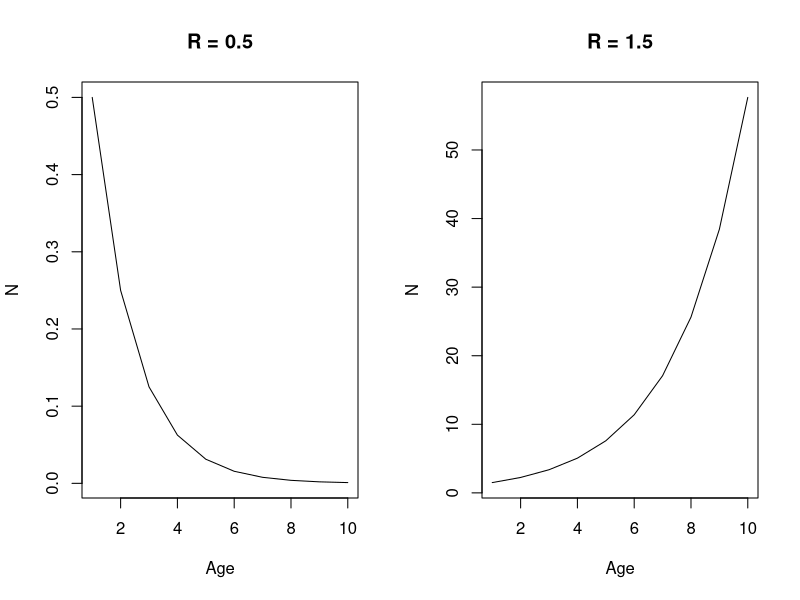
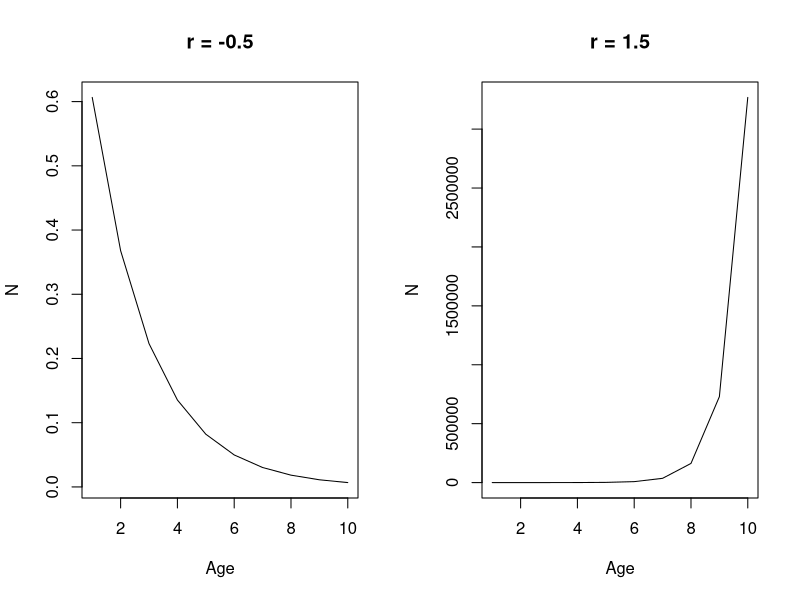
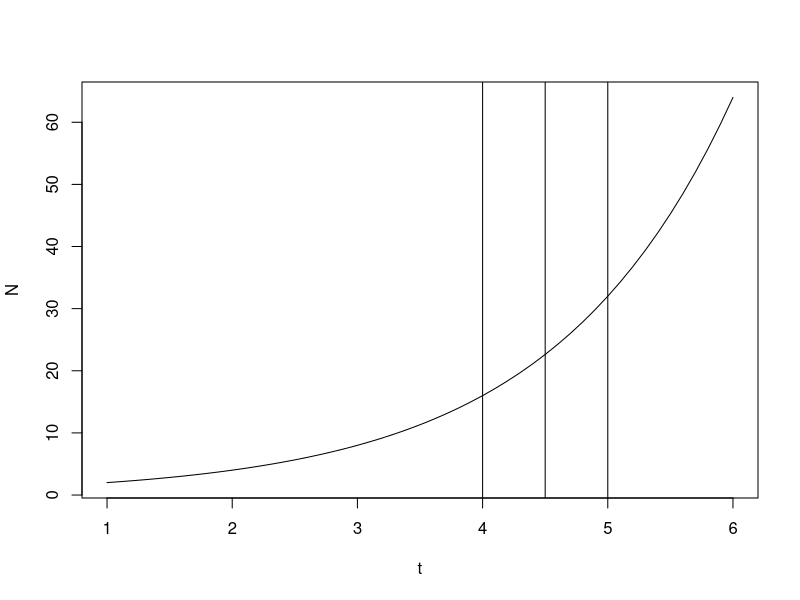
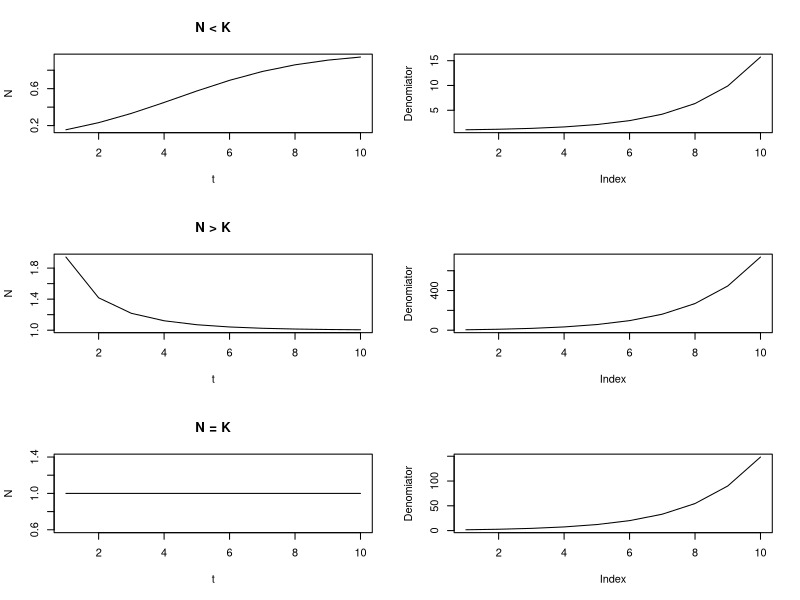
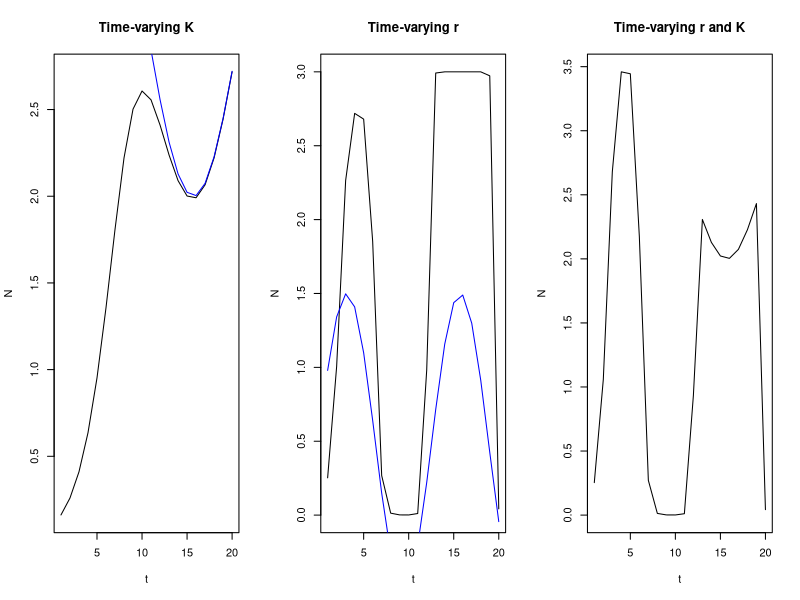
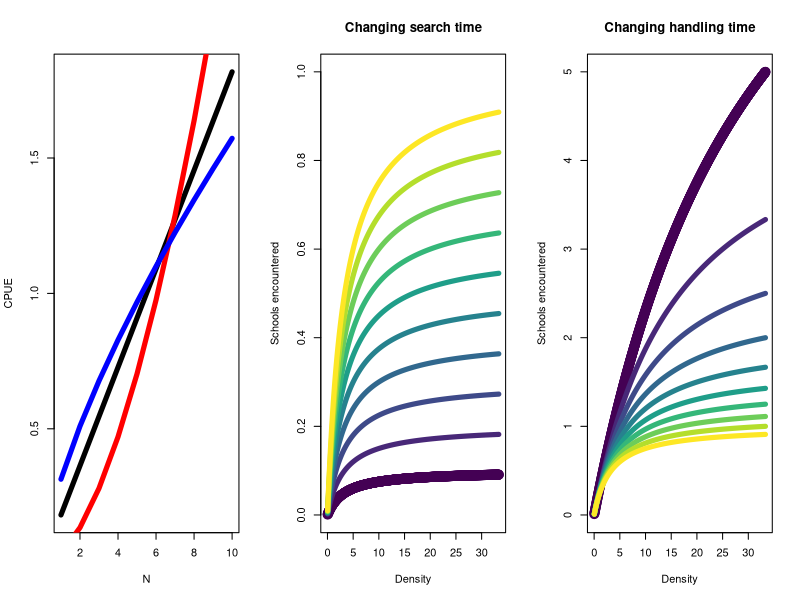
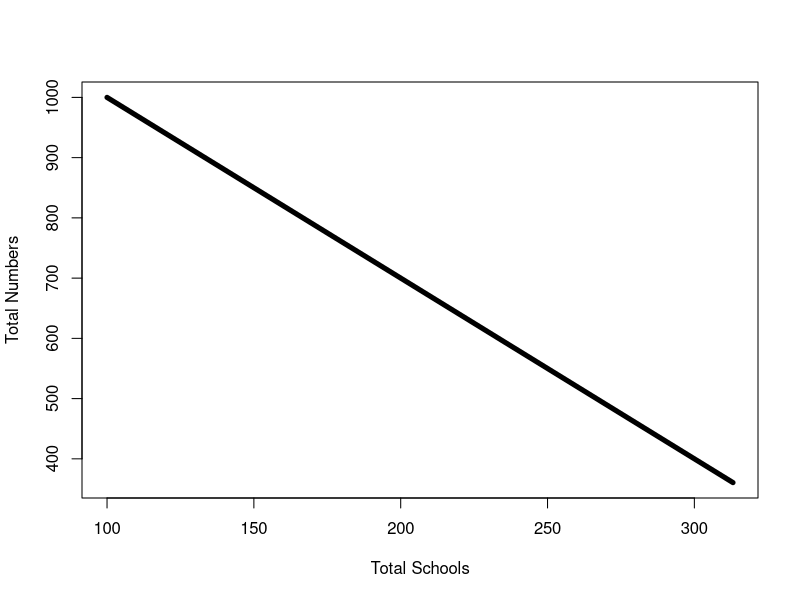
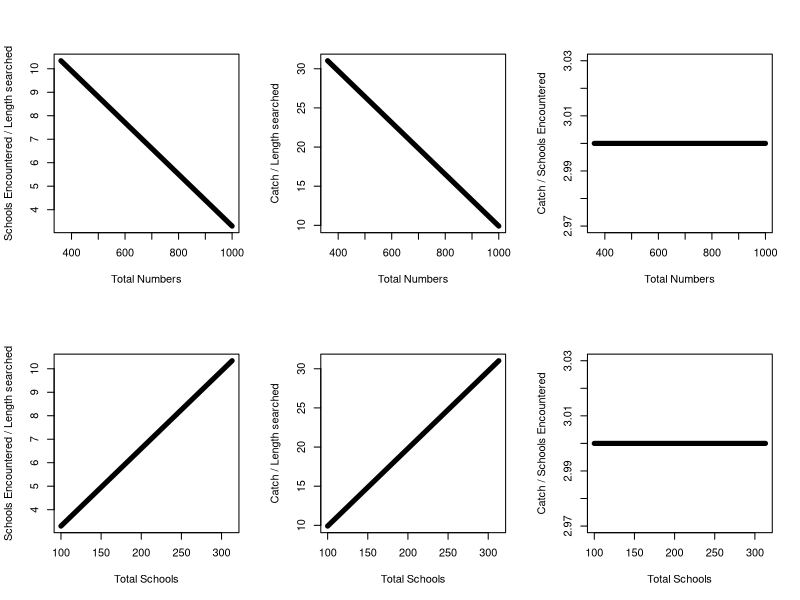

Source code (R) for these figures, in order:
## ---- chunk 1
R_0.5 <- 0.5 # Constant ratio of growth
R_1.5 <- 1.5 # Constant ratio of growth
t <- seq(1,10,1) # time index
N <- 1 # Numbers in time 1

par(mfrow = c(1,2))
plot(N*R_0.5^t, xlab = "Age", ylab = "N", main = "R = 0.5", type = "l")
plot(N*R_1.5^t, xlab = "Age", ylab = "N", main = "R = 1.5", type = "l")
## ---- chunk 2
R_0.5 <- -0.5 # instantaneous rate of growth 
R_1.5 <- 1.5 # instantaneous rate of growth 
t <- seq(1,10,1) # time index
N <- 1 # Numbers in time 1

par(mfrow = c(1,2))
plot(N*exp(R_0.5*t), xlab = "Age", ylab = "N", main = "r = -0.5", type = "l")
plot(N*exp(R_1.5*t), xlab = "Age", ylab = "N", main = "r = 1.5", type = "l")
## ---- chunk 3
N0 <- 1 # start numbers
R <- log(2) # change in growth
t <- seq(1,6, 0.1) # time sequence
par(mfrow = c(1,1))
plot(t, N0 * exp(R * t), type = "l", xlab = "t", ylab = "N")
abline(v = 4)
abline(v = 4.5)
abline(v = 5)
## ---- chunk 4
N01 <- 0.1 # start N
N02 <- 5 # start N
N03 <- 1 # start N
r <- 0.5 # rate of growth
K <- 1 # carrying capacity
t <- seq(1, 10, 1) # time index
par(mfrow = c(3,2))
plot(t, N01 * exp(r * t) / (1 - (N01/K) + (N01/K * exp(r*t))), type = "l", ylab = "N", main = "N < K")
plot((1 - N01/K + N01/K * exp(r*t)), type = "l", ylab = "Denomiator")
plot(t, N02 * exp(r * t) / (1 - (N02/K) + (N02/K * exp(r*t))), type = "l", ylab = "N", main = "N > K")
plot((1 - N02/K + N02/K * exp(r*t)), type = "l", ylab = "Denomiator")
plot(t, N03 * exp(r * t) / (1 - (N03/K) + (N03/K * exp(r*t))), type = "l", ylab = "N", main = "N = K")
plot((1 - N03/K + N03/K * exp(r*t)), type = "l", ylab = "Denomiator")
## ---- chunk 5
N01 <- 0.1
t <- seq(1, 20, 1) # time index
r_constant <- 0.5 # constant rate of growth
r <- sin(0.5 * t) + 0.5 # rate of growth
K <- sin(0.3*t) + 3 # carrying capacity
K_constant <- 3 # constant K

par(mfrow = c(1,3))
plot(t, N01 * exp(r_constant * t) / (1 - (N01/K) + (N01/K * exp(r_constant*t))), type = "l", ylab = "N", main = "Time-varying K")
lines(t, K, col = "blue")
plot(t, N01 * exp(r * t) / (1 - (N01/K_constant) + (N01/K_constant * exp(r*t))), type = "l", ylab = "N", main = "Time-varying r")
lines(t, r, type = "l", col = "blue")
plot(t, N01 * exp(r * t) / (1 - (N01/K) + (N01/K * exp(r*t))), type = "l", ylab = "N", main = "Time-varying r and K")

## ---- chunk 6
q <- 1 # catchability
N <- seq(1, 10, 1) # abundance
E <- 3 # effort
alpha <- 0 # alpha for effort
beta_1 <- 0 # beta for abundance (proportional)
beta_2 <- 0.8 # beta for abundance (hyperdepletion)
beta_3 <- -0.3 # beta for abundance (hyperstable)

CPUE_prop <- (q * E^(alpha) * N^(beta_1)) * N
CPUE_prop <- CPUE_prop / mean(CPUE_prop)
CPUE_hd <- (q * E^(alpha) * N^(beta_2)) * N
CPUE_hd <- CPUE_hd / mean(CPUE_hd)
CPUE_hs <- (q * E^(alpha) * N^(beta_3)) * N
CPUE_hs <- CPUE_hs / mean(CPUE_hs)

plot(N, CPUE_prop, ylab = "CPUE", xlab = "N", type = "l", lwd = 5)
lines(N,CPUE_hd, ylab = "CPUE", xlab = "N", type = "l", col = "red", lwd = 5) 
lines(N, CPUE_hs, ylab = "CPUE", xlab = "N", type = "l", col = "blue", lwd = 5)
## ---- chunk 7
a = 0.3 # search rate
tau_s = seq(0.1, 1, 0.1) # search per unit time
tau_h = 1 # handling per unit time
D = seq(1, 1e3, 1) / 30 # density

col = viridis::viridis(n = length(tau_s))
for(i in 1:length(tau_s)) {
  if(i == 1) plot(D, (a * tau_s[i] * D) / (1 + (a * tau_h * D)), lwd = 5, col = col[i], ylim = c(0,1),
                  xlab = "Density", ylab = "Schools encountered", main = "Changing search time")
  else lines(D, (a * tau_s[i] * D) / (1 + (a * tau_h * D)), lwd = 5, col = col[i])
}
## ---- chunk 8
a = 0.3 # search rate
tau_h = seq(0.1, 1, 0.1) # handling per unit time
tau_s = 1 # search per unit time
D = seq(1, 1e3, 1) / 30 # density
col = viridis::viridis(n = length(tau_h))
for(i in 1:length(tau_h)) {
  if(i == 1) plot(D, (a * tau_s * D) / (1 + (a * tau_h[i] * D)), lwd = 5, col = col[i], ylim = c(0,5),
                  xlab = "Density", ylab = "Schools encountered", main = "Changing handling time")
  else lines(D, (a * tau_s * D) / (1 + (a * tau_h[i] * D)), lwd = 5, col = col[i])
}
## ---- chunk 9
N_1 = 100 # number of schools in pop
S_t = 10 # number of individuals per school
T_1 = N_1 * S_t # number of total individuals
A = 100 # total pop area
L_t = 10 # length searched
Cbar = 3 # number of individuals killed per school encountered
x = 2 # school fragment when encountered
a = b = 0.5 # c(St) relationship encounter parameters
cS_t = a + (b * log(S_t) )# effective area searched
t = seq(1, 5, 1) # time

# set up empty vectors
N_vec = vector() # total number of schools
T_vec = vector() # total individuals
n_vec = vector() # schools encountered
C_vec = vector() # catch 
nL = vector() # schools encountered / length searched
CL = vector() # catch / length searched
Cn = vector() # catch per number of schools encountered

for(i in 1:length(t)) {
  if(i == 1) {
    N_vec[i] = N_1 # total schools
    T_vec[i] = T_1 # total individuals
  } # time i = 1
  
  # population dynamics
  n_vec[i] = ((2 * L_t * cS_t) / A) * N_vec[i] # total number of schools encountered
  C_vec[i] = Cbar * n_vec[i] # total catch
  if(i < length(t))T_vec[i+1] = T_vec[i] - C_vec[i] # total abundance in the next year
  if(i < length(t))N_vec[i+1] = N_vec[i] + (x - 1) * n_vec[i] # update to the number of schools after fragmenting
  
  # cpue measures
  nL[i] = n_vec[i] / L_t
  CL[i] = C_vec[i] / L_t
  Cn[i] = C_vec[i] / n_vec[i]
}

# Relationships between Total Schools and Number of individuals
par(mfrow = c(1,1))
plot(N_vec, T_vec, type = "l", lwd = 5, xlab = "Total Schools", ylab = "Total Numbers" )

# Relationships between CPUE and population vectors
par(mfrow = c(2,3))
plot(T_vec, nL, type = "l", lwd = 5, xlab = "Total Numbers", ylab = "Schools Encountered / Length searched" )
plot(T_vec, CL, type = "l", lwd = 5, xlab = "Total Numbers", ylab = "Catch / Length searched" )
plot(T_vec, Cn, type = "l", lwd = 5, xlab = "Total Numbers", ylab = "Catch / Schools Encountered" )
plot(N_vec, nL, type = "l", lwd = 5, xlab = "Total Schools", ylab = "Schools Encountered / Length searched" )
plot(N_vec, CL, type = "l", lwd = 5, xlab = "Total Schools", ylab = "Catch / Length searched" )
plot(N_vec, Cn, type = "l", lwd = 5, xlab = "Total Schools", ylab = "Catch / Schools Encountered" )

## ---- chunk 10
q_1 = 1 # catchability
E = seq(1, 7, 1) # effort expended
cumsum_E = cumsum(E) # cumulative sum of effort to update q
t = seq(1,length(E),1) # time index
sigma_2 = 0.05 # variance of normal
q_t = vector()

# Change in q over time for a cohort after increased expended total effort
par(mfrow = c(1,2))
for(i in t) q_t[i] = q_1 - sigma_2 * cumsum_E[i]
plot(t, q_t, xlab = "t", ylab = "q", main = "Change in q over time after expended effort", lwd = 5, type = "l")
  
# Change in the pdf of q after expended effort
col = viridis::viridis(n = length(q_t))
curve(dnorm(x, q_t[1], sigma_2), from=-1, to=1, col = col[i], lwd = 5, xlab = "q", ylab = "pdf", main = "Change in pdf of q")
for(i in 2:length(t)) curve(dnorm(x, q_t[i], sigma_2), from=-1, to=1, col = col[i], lwd = 5, xlab = "q", ylab = "pdf", add = TRUE)
## ---- chunk 11
lambda_1 = 1 # lambda to adjust q
q_1 = 1/lambda_1 # catchability
E = seq(1, 7, 1) # effort expended
t = seq(1,length(E),1) # time index
q_t = vector() # q vector
lambda_t = vector() # lambda vector

# initialize 
q_t[1] = q_1
lambda_t[1] = lambda_1
# loop through to calculate quantities
for(i in 2:length(t)) {
  lambda_t[i] = lambda_t[i - 1] + E[i-1]
  q_t[i] = 1/lambda_t[i] 
}

# gear selectivity
sel = 1 / (1 + exp(- 5 * (t - 1)))
par(mfrow = c(1,3))
plot(t, q_t, xlab = "t", ylab = "q", main = "Change in q over time after expended effort", lwd = 5, type = "l")
plot(t, sel, xlab = "t", ylab = "Selectivity", main = "Gear Selectivity", lwd = 5, type = "l")
plot(t, q_t * sel, xlab = "t", ylab = "q * Sel", main = "q * Gear Selectivity", lwd = 5, type = "l")
## ---- chunk 12
m = 25 # maximum productivity
B_inf = 100 # K of biomass
eq_F = seq(0.01, 1, 0.1) # fishing mortality
B_star = B_inf - (B_inf^2/(4*m))*eq_F
plot(eq_F,B_star, xlab = "F", ylab = "B", lwd = 5, type = "l",
     main = "Relationship between equilibrium Biomass and F")
## ---- chunk 13
m = 25 # maximum productivity
B_inf = 100 # K of biomass
B = seq(0, 100) # sequence of B
q = 0.03 # catchability (for effort paramterization)
eq_F = seq(0.01, 4*m/B_inf, length.out = length(B)) # fishing mortality
eq_E = eq_F / q # equilibrium effort
Yield = (((4 * m )/ B_inf )* (1 - (B / B_inf)) * B) # yield 
Yield_wF = B_inf * eq_F - ((B_inf^2) / (4*m)) * eq_F^2 # yield with F
Yield_wE = B_inf * q*eq_E - ((B_inf^2) / (4*m)) * (q*eq_E)^2 # yield with effort

par(mfrow = c(1,3))
plot(B, Yield, type = "l", lwd = 5, xlab = "Biomass", main = "Equilibrium Biomass and Yield")
abline(v = B_inf/2, col = "blue", lwd = 5, lty = 2)

plot(eq_F, Yield_wF, xlab = "F", main = "Equilibrium F and Yield", type = "l", lwd = 5)
abline(v = 2*m/B_inf, col = "blue", lwd = 5, lty = 2)

plot(eq_E, Yield_wE, xlab = "Effort", main = "Equilibrium Effort and Yield", type = "l", lwd = 5)
abline(v = (2*m)/(q*B_inf), col = "blue", lwd = 5, lty = 2)
## ---- chunk 14
m = 25 # maximum productivity
B_inf = 100 # K of biomass
B0 = 30 # virgin biomass
eq_F = seq(0.01, 1.5, 0.1) # fishing mortality
B_star = B_inf - (B_inf^2/(4*m))*eq_F # change in biomass according to equilibrium F
t = seq(0, 30, 1) # time
col = viridis::viridis(n = length(eq_F))

for(i in 1:length(eq_F)) {
  if(i == 1) plot(t, B_star[i] / (1 + ((B_star[i] - B0) / B0) * exp(-(((4*m)/B_inf) - eq_F[i])*t)), 
                  type = "l", ylim = c(0, 100), xlab = "Time", ylab = "Biomass", col = col[i], lwd = 5)
  else lines(t, B_star[i] / (1 + ((B_star[i] - B0) / B0) * exp(-(((4*m)/B_inf) - eq_F[i])*t)), 
                  type = "l", ylim = c(0, 100), xlab = "Time", ylab = "Biomass", col = col[i], lwd = 5)
}
## ---- chunk 15
n = c(0.1, 0.2, 0.5, 0.9, 1.5 , 3, 4) # n parameter to shift curve
B_inf = 100 # b inf
m = 25 # max prod
gamma = (n^(n/(n-1))) / (n-1) # gamma parameter
B = seq(1, 100) # biomass
col = viridis::viridis(n = length(gamma))
for(i in 1:length(col)) {
  if(i == 1) plot(B , gamma[i] * m *(B/B_inf) - (gamma[i] * m *(B/B_inf)^n[i]), type = "l", col = col[i], lwd = 5,
                  ylab = "dP/dt", main = "Change in latent productivity")
  else lines(B , gamma[i] * m *(B/B_inf) - (gamma[i] * m *(B/B_inf)^n[i]), type = "l", col = col[i], lwd = 5,)
}
## ---- chunk 16
m = 25 # maximum productivity
B_inf = 100 # K of biomass
eq_F = seq(0.01, 0.75, 0.05) # fishing mortality
n = c(0.1, 0.2, 0.5, 0.9, 1.5 , 3, 4) # n parameter to shift curve
gamma = (n^(n/(n-1))) / (n-1) # gamma parameter

col = viridis::viridis(n = length(gamma))
for(i in 1:length(col)) {
  if(i == 1) plot(eq_F , B_inf * (1 - (B_inf/(gamma[i]*m))*eq_F)^(1/(n[i]-1)), type = "l", col = col[i], lwd = 5,
                  xlab = "F", ylab = "B", main = "Change in equilibrium biomass")
  else lines(eq_F , B_inf * (1 - (B_inf/(gamma[i]*m))*eq_F)^(1/(n[i]-1)), type = "l", col = col[i], lwd = 5,)
}
## ---- chunk 17
m = 25 # maximum productivity
B_inf = 100 # K of biomass
eq_F = seq(0.01, 5, 0.05) # fishing mortality
n = c(0.1, 0.2, 0.5, 0.7 , 1.75) # n parameter to shift curve
gamma = (n^(n/(n-1))) / (n-1) # gamma parameter

col = viridis::viridis(n = length(gamma))
par(mfrow = c(1,2))
for(i in 1:length(col)) {
  if(i == 1) plot(eq_F , eq_F * B_inf * (1 - (B_inf/(gamma[i]*m))*eq_F)^(1/(n[i]-1)), type = "l", col = col[i], lwd = 5,
                  xlab = "F", ylab = "Yield", main = "Change in equilibrium yield")
  else lines(eq_F , eq_F * B_inf * (1 - (B_inf/(gamma[i]*m))*eq_F)^(1/(n[i]-1)), type = "l", col = col[i], lwd = 5,)
  abline(v = ((n[i]-1)/n[i] )* ((gamma[i] * m) / B_inf), col = col[i], lty = 2, lwd = 3) # fmsy
}

n = seq(0.1, 5, 0.2) # n parameter to shift curve
gamma = (n^(n/(n-1))) / (n-1) # gamma parameter
plot(n, ((n-1)/n )* ((gamma * m) / B_inf), type = "l", xlab = "n", ylab = "Fmsy",
     main = "Fmsy ~ n", lwd = 5)
## ---- chunk 18
b_inf = 100 # k
m = 30 # max productivity
b_m = b_inf * 0.368 # msy
eq_F = seq(0.01, 1, 0.05) # equilibrium f
eq_B = b_inf * exp(-(b_m/m )* eq_F)

plot(eq_F, eq_B, lwd = 5, type = "l", xlab = "F", ylab = "B", 
     main = "Equilibrium Biomass ~ Equilibrium F (Fox model, PT model; n => 1)")
## ---- chunk 19
b_inf = 100 # k
m = 10 # max productivity
b_m = b_inf * 0.368 # msy
eq_F = seq(0.01, 1, 0.05) # equilibrium f
eq_B = b_inf * exp(-(b_m/m )* eq_F) # equilibrium biomass
eq_Y = eq_F * eq_B # equilibrium yield 
par(mfrow = c(1,2))
plot(eq_B, eq_Y, lwd = 5, type = "l", xlab = "B", ylab = "Y", main = "Equilbrium Yield ~ Equilibrium Biomass")
plot(eq_F, eq_Y, lwd = 5, type = "l", xlab = "F", ylab = "Y", main = "Equilbrium F ~ Equilibrium Biomass")
## ---- chunk 20
m = 25 # max productivity 
b_inf = 100 # binf
t = seq(0,50, 10) # threshold
b = seq(1, 100, 1) # biomass

col = viridis::viridis(n = length(t))
for(i in 1:length(t)) {
  P = (((4*m) / (b_inf - t[i])) * (b-t[i]) ) - (((4*m) / (b_inf - t[i])^2) * (b-t[i])^2 ) # productivity
  if(i == 1) plot(b, P, type = "l", lwd = 5, col = col[i], xlab = "B", ylab = "P", ylim = c(-25, 25), main = "Latent Productivity (GS Model) at different thresholds")
  else lines(b, P, type = "l", lwd = 5, col = col[i])
}
abline(h = 0, lty = 2, lwd = 3)
